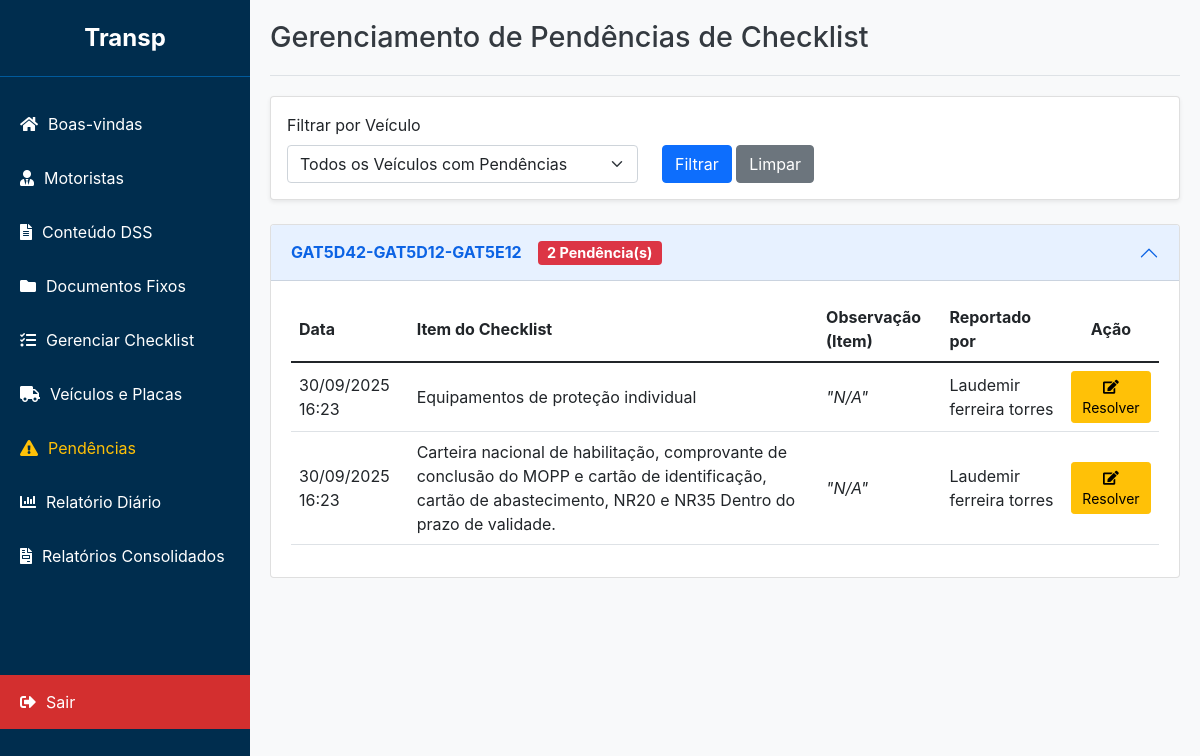
The page /admin/pendencias (signed in) on the database its author committed.
### app/models.py (models this page shows)
class Veiculo(db.Model):
    id = db.Column(db.Integer, primary_key=True)
    nome_conjunto = db.Column(db.String(100), unique=True, nullable=False)
    placa_cavalo_id = db.Column(db.Integer, db.ForeignKey('placa.id'), nullable=False)
    placa_carreta1_id = db.Column(db.Integer, db.ForeignKey('placa.id'), nullable=True)
    placa_carreta2_id = db.Column(db.Integer, db.ForeignKey('placa.id'), nullable=True)
    obs = db.Column(db.Text)
    placa_cavalo = db.relationship('Placa', foreign_keys=[placa_cavalo_id])
    placa_carreta1 = db.relationship('Placa', foreign_keys=[placa_carreta1_id])
    placa_carreta2 = db.relationship('Placa', foreign_keys=[placa_carreta2_id])
    motoristas = db.relationship('Motorista', backref='veiculo', lazy=True)
    checklists_preenchidos = db.relationship('ChecklistPreenchido', backref='veiculo', lazy=True)

class Pendencia(db.Model):
    id = db.Column(db.Integer, primary_key=True)
    item_id = db.Column(db.Integer, db.ForeignKey('checklist_item.id'), nullable=False)
    veiculo_id = db.Column(db.Integer, db.ForeignKey('veiculo.id'), nullable=False)
    resposta_abertura_id = db.Column(db.Integer, db.ForeignKey('checklist_resposta.id'), nullable=False)
    status = db.Column(db.String(50), nullable=False, default='PENDENTE')
    data_criacao = db.Column(db.DateTime, nullable=False, default=datetime.utcnow)
    data_resolucao = db.Column(db.DateTime, nullable=True)
    observacao_admin = db.Column(db.Text, nullable=True)
    item = db.relationship('ChecklistItem')
    veiculo = db.relationship('Veiculo')
    resposta_abertura = db.relationship('ChecklistResposta')

class ChecklistItem(db.Model):
    id = db.Column(db.Integer, primary_key=True)
    checklist_id = db.Column(db.Integer, db.ForeignKey('checklist.id'), nullable=False)
    texto = db.Column(db.String(500), nullable=False)
    ordem = db.Column(db.Integer, default=0) # Para ordenar os itens
    parent_id = db.Column(db.Integer, db.ForeignKey('checklist_item.id'), nullable=True)
    sub_itens = db.relationship('ChecklistItem', backref=db.backref('parent', remote_side=[id]), lazy='dynamic', cascade="all, delete-orphan")

class ChecklistResposta(db.Model):
    id = db.Column(db.Integer, primary_key=True)
    preenchimento_id = db.Column(db.Integer, db.ForeignKey('checklist_preenchido.id'), nullable=False)
    item_id = db.Column(db.Integer, db.ForeignKey('checklist_item.id'), nullable=False)
    resposta = db.Column(db.String(50)) # Ex: 'CONFORME', 'NAO CONFORME'
    observacao = db.Column(db.Text)
    item = db.relationship('ChecklistItem')

class Motorista(db.Model):
    id = db.Column(db.Integer, primary_key=True)
    nome = db.Column(db.String(150), nullable=False)
    cpf = db.Column(db.String(14), unique=True, nullable=False)
    rg = db.Column(db.String(20))
    cnh = db.Column(db.String(20))
    frota = db.Column(db.String(50))
    veiculo_id = db.Column(db.Integer, db.ForeignKey('veiculo.id'), nullable=True)
    assinaturas = db.relationship('Assinatura', backref='motorista', lazy=True)
    checklists_preenchidos = db.relationship('ChecklistPreenchido', backref='motorista', lazy=True)

### app/routes.py (the view)
@admin_bp.route('/pendencias', methods=['GET'])
def gerenciar_pendencias():
    if 'admin_user' not in session:
        return redirect(url_for('admin.login'))
    pendencias_agrupadas = defaultdict(list)
    query = Pendencia.query.filter_by(status='PENDENTE').order_by(Pendencia.data_criacao.desc())
    veiculo_id_str = request.args.get('veiculo_id')
    veiculo_id = int(veiculo_id_str) if veiculo_id_str else None
    if veiculo_id:
        query = query.filter_by(veiculo_id=veiculo_id)
    pendencias = query.all()
    for pendencia in pendencias:
        pendencias_agrupadas[pendencia.veiculo].append(pendencia)
    todos_veiculos = Veiculo.query.order_by(Veiculo.nome_conjunto).all()
    return render_template(
        'admin_pendencias.html',
        pendencias_agrupadas=pendencias_agrupadas,
        todos_veiculos=todos_veiculos,
        veiculo_selecionado_id=veiculo_id
    )

### app/templates/admin_pendencias.html (shortened to what this page needs)
{% extends "base_adm.html" %}
{% block header %}Gerenciamento de Pendências de Checklist{% endblock %}
{% block content %}
<div class="card shadow-sm mb-4">
    <div class="card-body">
        <form method="GET" action="{{ url_for('admin.gerenciar_pendencias') }}">
            <div class="row align-items-end">
                <div class="col-md-5">
                    <label for="veiculo_id" class="form-label">Filtrar por Veículo</label>
                    <select name="veiculo_id" id="veiculo_id" class="form-select">
                        <option value="">Todos os Veículos com Pendências</option>
                    </select>
                </div>
                <div class="col-md-3">
                    <button type="submit" class="btn btn-primary">Filtrar</button>
                    <a href="{{ url_for('admin.gerenciar_pendencias') }}" class="btn btn-secondary">Limpar</a>
                </div>
            </div>
        </form>
    </div>
</div>
{% if not pendencias_agrupadas %}
    <div class="empty-state">
        <i class="fas fa-check-circle"></i>
        <h4>Tudo em ordem!</h4>
        <p>Nenhuma pendência de checklist em aberto no momento.</p>
    </div>
{% else %}
    <div class="accordion" id="pendenciasAccordion">
        {% for veiculo, pendencias in pendencias_agrupadas.items() %}
            <div class="accordion-item">
                <h2 class="accordion-header" id="heading-{{ veiculo.id }}">
                    <button class="accordion-button" type="button" data-bs-toggle="collapse" data-bs-target="#collapse-{{ veiculo.id }}" aria-expanded="true" aria-controls="collapse-{{ veiculo.id }}">
                        <strong>{{ veiculo.nome_conjunto }}</strong>
                        <span class="ms-3 badge bg-danger">{{ pendencias|length }} Pendência(s)</span>
                    </button>
                </h2>
                <div id="collapse-{{ veiculo.id }}" class="accordion-collapse collapse show" aria-labelledby="heading-{{ veiculo.id }}" data-bs-parent="#pendenciasAccordion">
                    <div class="accordion-body">
                        <table class="table table-sm table-hover">
                            <thead>
                                <tr>
                                    <th>Data</th>
                                    <th>Item do Checklist</th>
                                    <th>Observação (Item)</th>
                                    <th>Reportado por</th>
                                    <th class="text-center">Ação</th>
                                </tr>
                            </thead>
                            <tbody>
                                {% for pendencia in pendencias %}
                                    <tr>
                                        <td>{{ pendencia.data_criacao.strftime('%d/%m/%Y %H:%M') }}</td>
                                        <td>{{ pendencia.item.texto }}</td>
                                        <td><em>"{{ pendencia.resposta_abertura.observacao or 'N/A' }}"</em></td>
                                        <td>{{ pendencia.resposta_abertura.preenchimento.motorista.nome }}</td>
                                        <td class="text-center">
                                            <button type="button" class="btn btn-warning btn-sm" data-bs-toggle="modal" data-bs-target="#resolverModal-{{ pendencia.id }}">
                                                <i class="fas fa-edit"></i> Resolver
                                            </button>
                                        </td>
                                    </tr>
                                                            {% set preenchimento = pendencia.resposta_abertura.preenchimento %}
                                {% endfor %}
                            </tbody>
                        </table>
                    </div>
                </div>
            </div>
        {% endfor %}
    </div>
{% endif %}
{% endblock %}

### app/templates/base_adm.html (style rules this page uses)
:root { --sidebar-width: 250px; --header-height: 60px; --primary-blue: #002D4E; --light-blue: #005A9C; --logout-red: #d32f2f; --logout-red-hover: #c62828; --flash-success: #d4edda; --flash-success-text: #155724; --flash-error: #f8d7da; --flash-error-text: #721c24; --flash-info: #cce5ff; --flash-info-text: #004085; }
body { font-family: -apple-system, BlinkMacSystemFont, "Segoe UI", Roboto, "Helvetica Neue", Arial, sans-serif; margin: 0; background-color: #f8f9fa; }

### app/templates/admin_pendencias.html (style rules this page uses)
.accordion-button { font-weight: 500; }
.badge { font-size: 0.9em; }
.table-sm th, .table-sm td { padding: 0.5rem; vertical-align: middle; }

### rows shown on the page
Veiculo: nome_conjunto "GAT5D42-GAT5D12-GAT5E12", pendencias "2"
Pendencia: data_criacao "30/09/2025 16:23", item.texto "Equipamentos de proteção individual", resposta_abertura "N/A", resposta_abertura.preenchimento.motorista.nome "Laudemir ferreira torres"
Pendencia: data_criacao "30/09/2025 16:23", item.texto "Carteira nacional de habilitação, comprovante de conclusão do MOPP e cartão de identificação, cartão de abastecimento, NR20 e NR35 Dentro do prazo de validade.", resposta_abertura "N/A", resposta_abertura.preenchimento.motorista.nome "Laudemir ferreira torres"
